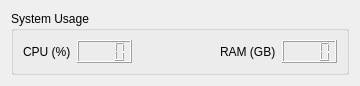
<?xml version="1.0" encoding="UTF-8"?>
<ui version="4.0">
 <class>system_usage_widget</class>
 <widget class="QWidget" name="system_usage_widget">
  <property name="geometry">
   <rect>
    <x>0</x>
    <y>0</y>
    <width>360</width>
    <height>83</height>
   </rect>
  </property>
  <property name="sizePolicy">
   <sizepolicy hsizetype="Fixed" vsizetype="Preferred">
    <horstretch>0</horstretch>
    <verstretch>0</verstretch>
   </sizepolicy>
  </property>
  <property name="windowTitle">
   <string>Form</string>
  </property>
  <layout class="QVBoxLayout" name="verticalLayout">
   <item>
    <widget class="QGroupBox" name="system_usage_box">
     <property name="title">
      <string>System Usage</string>
     </property>
     <layout class="QHBoxLayout" name="horizontalLayout">
      <item>
       <widget class="QLabel" name="cpu_label">
        <property name="text">
         <string>CPU (%)</string>
        </property>
       </widget>
      </item>
      <item>
       <widget class="QLCDNumber" name="cpu_value">
        <property name="digitCount">
         <number>4</number>
        </property>
        <property name="value" stdset="0">
         <double>0.000000000000000</double>
        </property>
       </widget>
      </item>
      <item>
       <spacer name="horizontal_spacer">
        <property name="orientation">
         <enum>Qt::Horizontal</enum>
        </property>
        <property name="sizeHint" stdset="0">
         <size>
          <width>40</width>
          <height>20</height>
         </size>
        </property>
       </spacer>
      </item>
      <item>
       <widget class="QLabel" name="ram_label">
        <property name="text">
         <string>RAM (GB)</string>
        </property>
       </widget>
      </item>
      <item>
       <widget class="QLCDNumber" name="ram_value">
        <property name="digitCount">
         <number>4</number>
        </property>
        <property name="value" stdset="0">
         <double>0.000000000000000</double>
        </property>
       </widget>
      </item>
     </layout>
    </widget>
   </item>
  </layout>
 </widget>
 <resources/>
 <connections/>
</ui>
